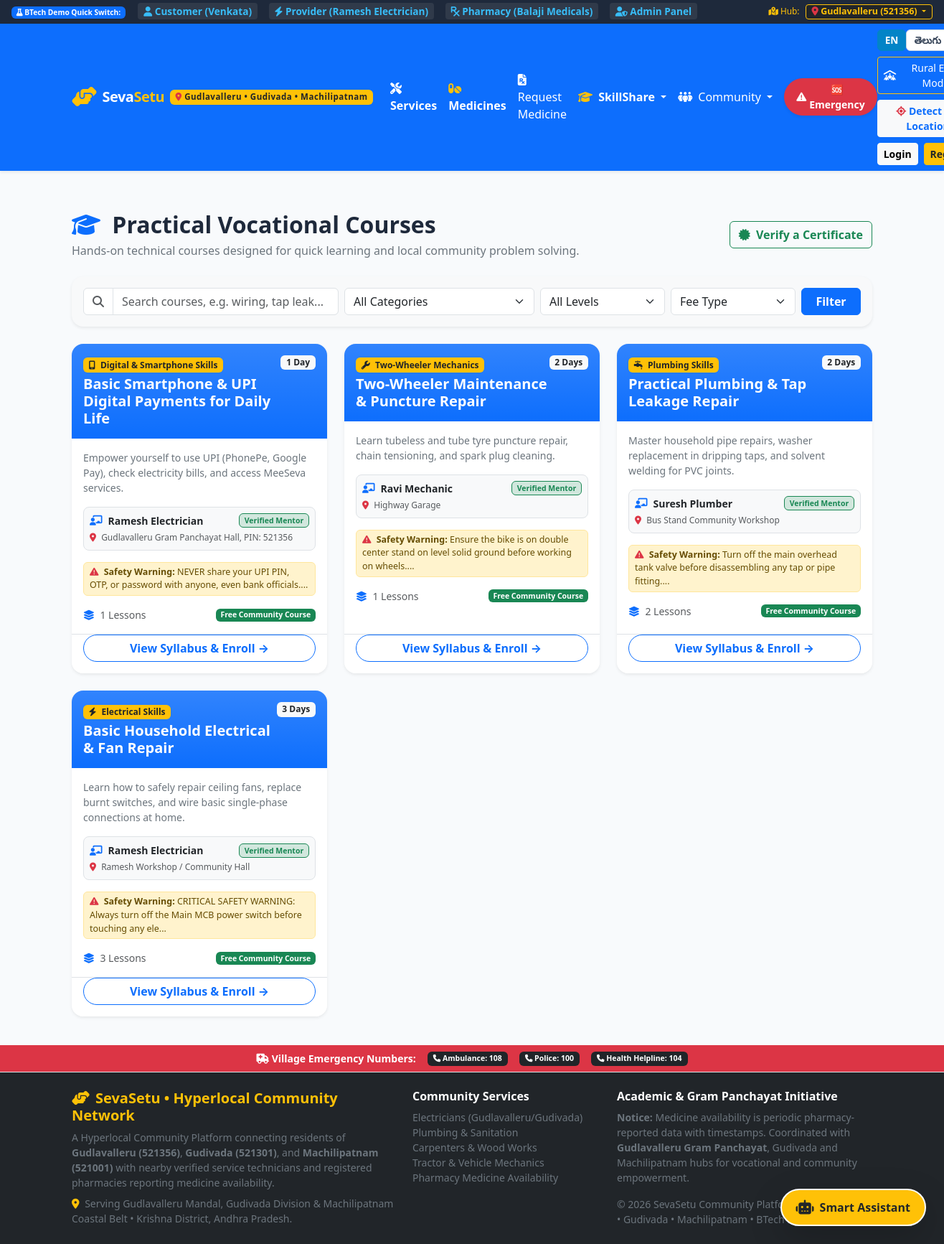
The app's page /skillshare/courses with its own data.
### tables this page shows
CREATE TABLE courses (
        course_id INTEGER PRIMARY KEY AUTOINCREMENT,
        mentor_id INTEGER NOT NULL,
        skill_id INTEGER NOT NULL,
        title TEXT NOT NULL,
        description TEXT,
        level TEXT DEFAULT 'Beginner' CHECK(level IN ('Beginner', 'Intermediate', 'Advanced')),
        duration TEXT DEFAULT '3 Days',
        fee REAL DEFAULT 0.0,
        mode TEXT DEFAULT 'In-Person',
        location TEXT,
        safety_instructions TEXT,
        created_at TIMESTAMP DEFAULT CURRENT_TIMESTAMP,
        FOREIGN KEY (mentor_id) REFERENCES mentor_profiles(mentor_id) ON DELETE CASCADE,
        FOREIGN KEY (skill_id) REFERENCES skill_categories(skill_id) ON DELETE CASCADE
    );

CREATE TABLE skill_categories (
        skill_id INTEGER PRIMARY KEY AUTOINCREMENT,
        name TEXT NOT NULL UNIQUE,
        category_code TEXT NOT NULL UNIQUE,
        icon TEXT NOT NULL,
        telugu_name TEXT,
        hindi_name TEXT,
        description TEXT
    );

CREATE TABLE users (
        user_id INTEGER PRIMARY KEY AUTOINCREMENT,
        name TEXT NOT NULL,
        email TEXT UNIQUE NOT NULL,
        phone TEXT NOT NULL,
        password_hash TEXT NOT NULL,
        role TEXT NOT NULL CHECK(role IN ('customer', 'provider', 'pharmacy', 'admin')),
        latitude REAL DEFAULT 17.3850,
        longitude REAL DEFAULT 78.4867,
        address TEXT,
        created_at TIMESTAMP DEFAULT CURRENT_TIMESTAMP
    );

### routes/skillshare.py (the view)
@skillshare_bp.route('/courses')
def courses_list():
    cat_code = request.args.get('category', '')
    level = request.args.get('level', '')
    fee_type = request.args.get('fee', '')  # 'free' or 'paid'
    search = request.args.get('q', '').strip().lower()
    query = """
        SELECT c.*, sc.name as category_name, sc.category_code, sc.icon as category_icon,
               u.name as mentor_name, u.phone as mentor_phone, mp.teaching_mode,
               (SELECT COUNT(*) FROM course_lessons WHERE course_id = c.course_id) as lesson_count
        FROM courses c
        JOIN skill_categories sc ON c.skill_id = sc.skill_id
        JOIN mentor_profiles mp ON c.mentor_id = mp.mentor_id
        JOIN providers p ON mp.provider_id = p.provider_id
        JOIN users u ON p.user_id = u.user_id
        WHERE mp.verification_status = 'Verified'
    """
    params = []
    if cat_code:
        query += " AND sc.category_code = ?"
        params.append(cat_code)
    if level:
        query += " AND c.level = ?"
        params.append(level)
    if fee_type == 'free':
        query += " AND c.fee = 0"
    elif fee_type == 'paid':
        query += " AND c.fee > 0"
    if search:
        query += " AND (LOWER(c.title) LIKE ? OR LOWER(c.description) LIKE ? OR LOWER(sc.name) LIKE ?)"
        t = f"%{search}%"
        params.extend([t, t, t])
    query += " ORDER BY c.course_id DESC"
    courses = query_db(query, tuple(params))
    categories = query_db("SELECT * FROM skill_categories ORDER BY name ASC")
    return render_template(
        'courses.html',
        courses=courses,
        categories=categories,
        selected_category=cat_code,
        selected_level=level,
        selected_fee=fee_type,
        search_query=search
    )

### database.py (called while the page is built)
def get_db():
    if 'db' not in g:
        g.db = sqlite3.connect(Config.DATABASE_PATH)
        g.db.row_factory = sqlite3.Row
        g.db.execute("PRAGMA foreign_keys = ON")
        g.db.create_function("haversine", 4, haversine)
    return g.db

def query_db(query, args=(), one=False):
    db = get_db()
    cur = db.execute(query, args)
    rv = cur.fetchall()
    cur.close()
    return (rv[0] if rv else None) if one else rv

### templates/courses.html (shortened to what this page needs)
{% extends 'base.html' %}
{% block content %}
<div class="container py-4">
  <div class="d-flex justify-content-between align-items-center flex-wrap gap-2 mb-4">
    <div>
      <h2 class="fw-bold mb-1">
        <i class="fa-solid fa-graduation-cap text-primary me-2"></i> Practical Vocational Courses
      </h2>
      <p class="text-secondary mb-0">
        Hands-on technical courses designed for quick learning and local community problem solving.
      </p>
    </div>
    <a href="{{ url_for('skillshare.verify_page') }}" class="btn btn-outline-success fw-bold">
      <i class="fa-solid fa-certificate me-1"></i> Verify a Certificate
    </a>
  </div>
  <div class="card border-0 shadow-sm rounded-4 mb-4 p-3 bg-light">
    <form method="GET" action="{{ url_for('skillshare.courses_list') }}" class="row g-2 align-items-center">
      <div class="col-md-4">
        <div class="input-group">
          <span class="input-group-text bg-white"><i class="fa-solid fa-magnifying-glass text-muted"></i></span>
          <input type="text" name="q" class="form-control" placeholder="Search courses, e.g. wiring, tap leak..." value="{{ search_query }}">
        </div>
      </div>
      <div class="col-md-3">
        <select name="category" class="form-select">
          <option value="">All Categories</option>
        </select>
      </div>
      <div class="col-md-2">
        <select name="level" class="form-select">
          <option value="">All Levels</option>
        </select>
      </div>
      <div class="col-md-2">
        <select name="fee" class="form-select">
          <option value="">Fee Type</option>
        </select>
      </div>
      <div class="col-md-1 d-grid">
        <button type="submit" class="btn btn-primary fw-bold">Filter</button>
      </div>
    </form>
  </div>
  {% if courses %}
    <div class="row g-4">
      {% for course in courses %}
      <div class="col-md-6 col-lg-4">
        <div class="card h-100 border-0 shadow-sm rounded-4 overflow-hidden d-flex flex-column hover-lift transition">
          <div class="bg-primary bg-gradient text-white p-3 d-flex justify-content-between align-items-start">
            <div>
              <span class="badge bg-warning text-dark fw-bold mb-1">
                <i class="fa-solid {{ course.category_icon or 'fa-wrench' }} me-1"></i> {{ course.category_name }}
              </span>
              <h5 class="fw-bold mb-0 text-white">{{ course.title }}</h5>
            </div>
            <span class="badge bg-light text-dark">{{ course.duration }}</span>
          </div>
          <div class="card-body p-3 flex-grow-1">
            <p class="text-secondary small mb-3">{{ course.description }}</p>
            <div class="p-2 bg-light rounded-3 mb-3 small border">
              <div class="d-flex align-items-center gap-2 mb-1">
                <i class="fa-solid fa-chalkboard-user text-primary"></i>
                <span class="fw-bold text-dark">{{ course.mentor_name }}</span>
                <span class="badge bg-success-subtle text-success ms-auto border border-success">Verified Mentor</span>
              </div>
              <div class="text-muted text-truncate" style="font-size: 0.75rem;">
                <i class="fa-solid fa-location-dot me-1 text-danger"></i> {{ course.location or 'Local Garage / Community Hall' }}
              </div>
            </div>
            {% if course.safety_instructions %}
            <div class="alert alert-warning py-1 px-2 rounded-2 small mb-3" style="font-size: 0.78rem;">
              <i class="fa-solid fa-triangle-exclamation text-danger me-1"></i>
              <strong>Safety Warning:</strong> {{ course.safety_instructions[:90] }}...
            </div>
            {% endif %}
            <div class="d-flex justify-content-between align-items-center text-muted small mt-auto">
              <span><i class="fa-solid fa-layer-group me-1 text-primary"></i> {{ course.lesson_count or 1 }} Lessons</span>
              {% if course.fee == 0 %}
                <span class="badge bg-success">Free Community Course</span>
              {% else %}
                <span class="badge bg-dark">₹{{ "%.0f"|format(course.fee) }}</span>
              {% endif %}
            </div>
          </div>
          <div class="card-footer bg-white border-top p-3 pt-0">
            <a href="{{ url_for('skillshare.course_detail', course_id=course.course_id) }}" class="btn btn-outline-primary w-100 fw-bold rounded-pill">
              View Syllabus & Enroll &rarr;
            </a>
          </div>
        </div>
      </div>
      {% endfor %}
    </div>
  {% endif %}
</div>
{% endblock %}

### static/css/style.css (style rules this page uses)
:root { --primary-color: #0d6efd; --primary-dark: #0a58ca; --secondary-color: #198754; --accent-color: #ff9800; --danger-color: #dc3545; --bg-light: #f8fafc; --text-main: #1e293b; --text-muted: #64748b; --card-shadow: 0 4px 12px rgba(0, 0, 0, 0.06); --card-hover-shadow: 0 10px 24px rgba(0, 0, 0, 0.12); --border-radius: 12px; }
body { font-family: 'Segoe UI', system-ui, -apple-system, sans-serif; color: var(--text-main); background-color: var(--bg-light); min-height: 100vh; display: flex; flex-direction: column; }
.hover-lift { transition: transform 0.2s ease, box-shadow 0.2s ease; }
.transition { transition: all 0.2s ease; }

### records on screen
courses: category_name "Digital & Smartphone Skills", title "Basic Smartphone & UPI Digital Payments for Daily Life", duration "1 Day", description "Empower yourself to use UPI (PhonePe, Google Pay), check electricity bills, and access MeeSeva services.", mentor_name "Ramesh Electrician", location "Gudlavalleru Gram Panchayat Hall, PIN: 521356", safety_instructions "NEVER share your UPI PIN, OTP, or password with anyone, even bank officials.", mentor "1", fee "Free Community Course"
courses: category_name "Two-Wheeler Mechanics", title "Two-Wheeler Maintenance & Puncture Repair", duration "2 Days", description "Learn tubeless and tube tyre puncture repair, chain tensioning, and spark plug cleaning.", mentor_name "Ravi Mechanic", location "Highway Garage", safety_instructions "Ensure the bike is on double center stand on level solid ground before working on wheels.", lesson_count "1", fee "Free Community Course"
courses: category_name "Plumbing Skills", title "Practical Plumbing & Tap Leakage Repair", duration "2 Days", description "Master household pipe repairs, washer replacement in dripping taps, and solvent welding for PVC joints.", mentor_name "Suresh Plumber", location "Bus Stand Community Workshop", safety_instructions "Turn off the main overhead tank valve before disassembling any tap or pipe fitting.", lesson_count "2", fee "Free Community Course"
courses: category_name "Electrical Skills", title "Basic Household Electrical & Fan Repair", duration "3 Days", description "Learn how to safely repair ceiling fans, replace burnt switches, and wire basic single-phase connections at home.", mentor_name "Ramesh Electrician", location "Ramesh Workshop / Community Hall", safety_instructions "CRITICAL SAFETY WARNING: Always turn off the Main MCB power switch before touching any ele", lesson_count "3", fee "Free Community Course"

### other values on screen
{{ active_location.name }} "Gudlavalleru"
{{ active_location.pincode }} "521356"
